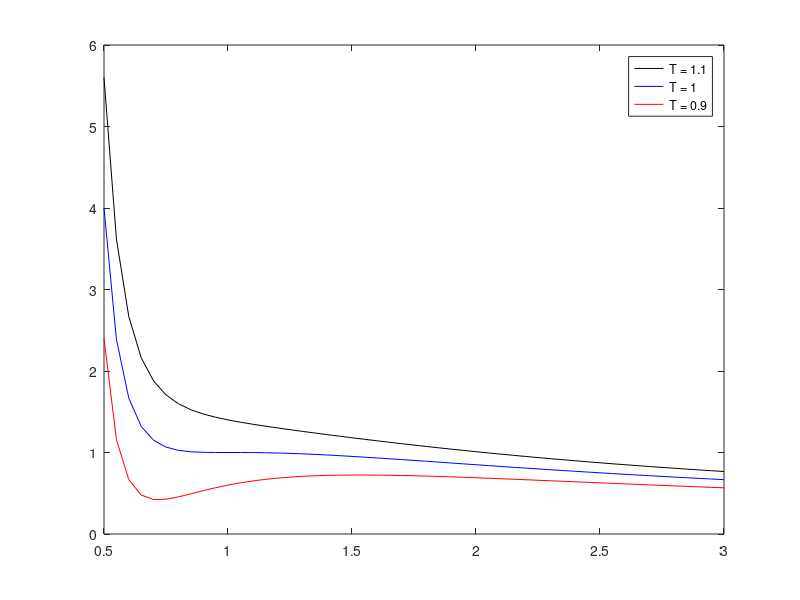
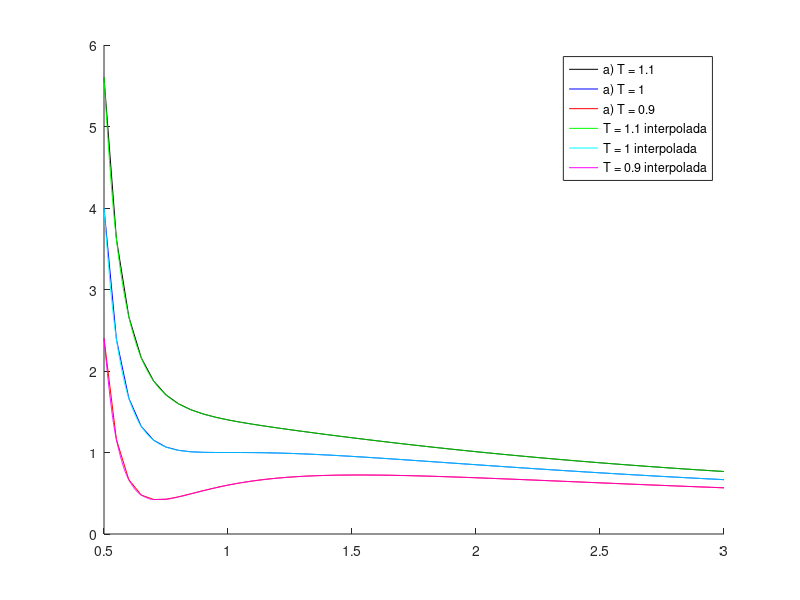
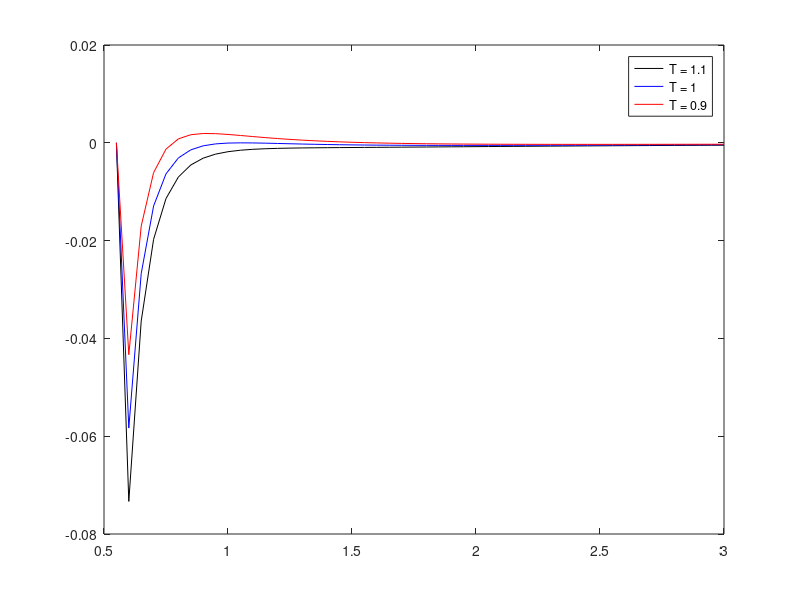
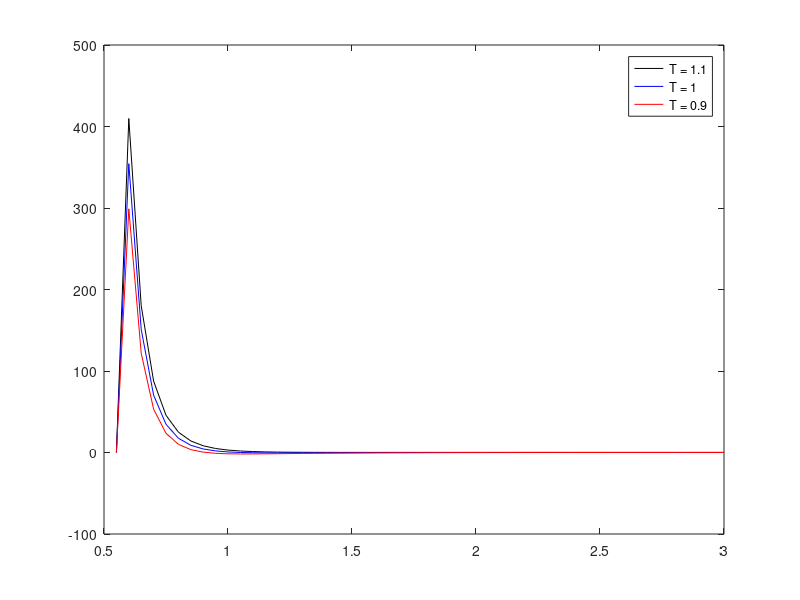

Source code (MATLAB) for these figures, in order:
clear all
close all
clc

%% Alínea a)
T = [1.1,1,0.9];
v = 0.5:0.05:3;

figure(1)
n = 0;
p = zeros(3,length(v));

for t = T
    n = n+1;
    for i = 1:length(v)
        p(n,i) = (8*t)/(3*v(i)-1) - 3/(v(i).^2);
    end
end

figure(1)
plot(v,p(1,:),'k-',v,p(2,:),'b-',v,p(3,:),'r-')
legend('T = 1.1','T = 1','T = 0.9')



%% b)
vi = 0.5:0.001:3;
p1_interp = interp1(v,p(1,:),vi,"cubic"); % T = 1.1
p2_interp = interp1(v,p(2,:),vi,"cubic"); % T = 1
p3_interp = interp1(v,p(3,:),vi,"cubic"); % T = 0.9

figure(2)
hold on
plot(v,p(1,:),'k-',v,p(2,:),'b-',v,p(3,:),'r-')
plot(vi,p1_interp,'g-',vi,p2_interp,'c-',vi,p3_interp,'m-')
hold off

% Como os gráficos se sebrepõem, coloquei cores diferentes e uma legenda
legend('a) T = 1.1','a) T = 1','a) T = 0.9','T = 1.1 interpolada','T = 1 interpolada','T = 0.9 interpolada')



%% c)
dv = 0.05;
n = 0;
for t = T
    n = n + 1;
    for i = 2:length(v)-1
        dp_dv(n,i) = (p(n,i+1)-p(n,i-1))/2*dv;
        d2p_dv2(n,i) = (p(n,i+1)-2*p(n,i)+p(n,i-1))/(dv.^2);
    end
end

figure(3)
plot(v(2:end),dp_dv(1,:),'k-',v(2:end),dp_dv(2,:),'b-',v(2:end),dp_dv(3,:),'r-')
legend('T = 1.1','T = 1','T = 0.9')
% ylim([-1,1])  % O gráfico não deve estar bem, porque não se ajusta bem ao limite [-1,1]

figure(4)
plot(v(2:end),d2p_dv2(1,:),'k-',v(2:end),d2p_dv2(2,:),'b-',v(2:end),d2p_dv2(3,:),'r-')
legend('T = 1.1','T = 1','T = 0.9')
% ylim([-1,1])  % O gráfico não deve estar bem, porque não se ajusta bem ao limite [-1,1]